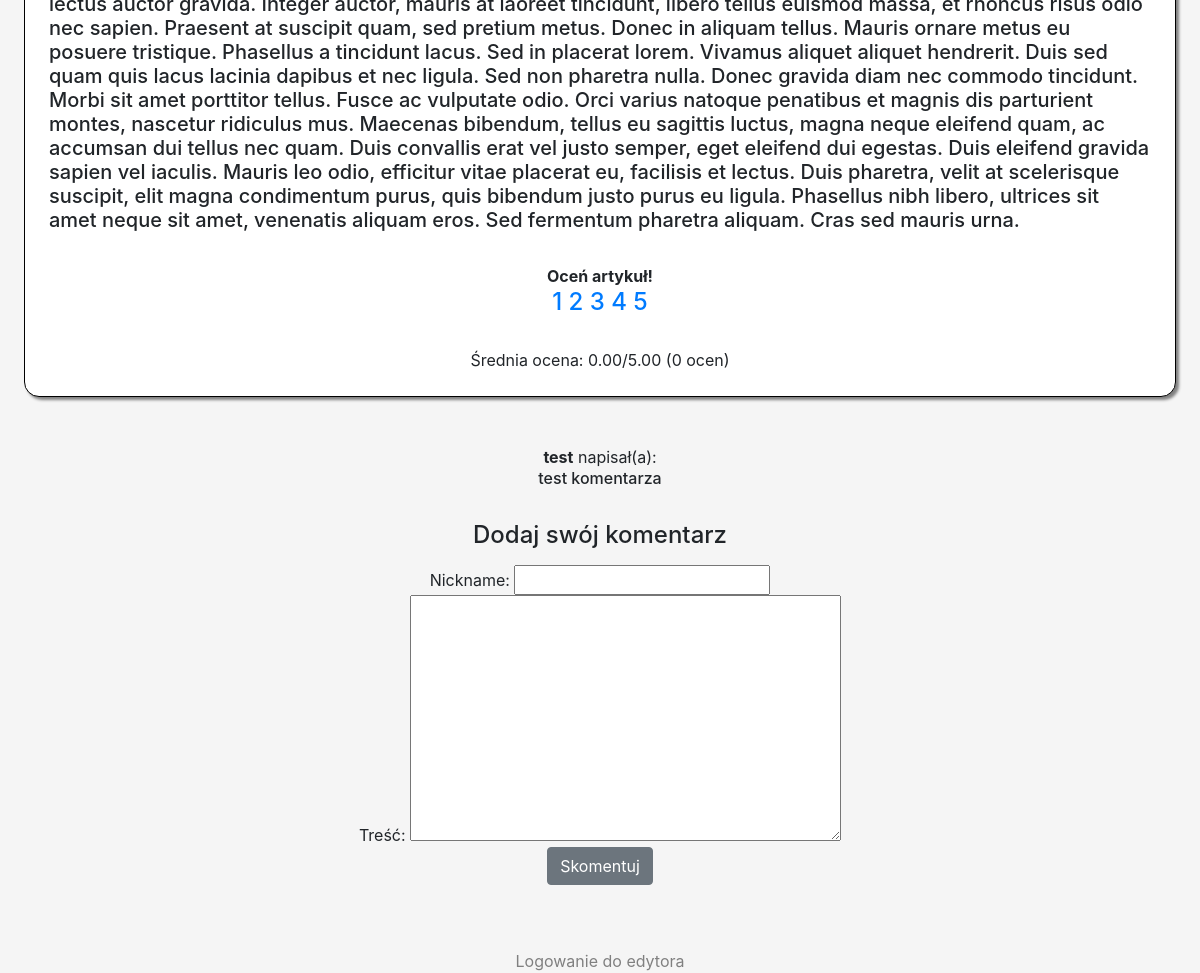
The app's page /article/1/ (lower part), older data.
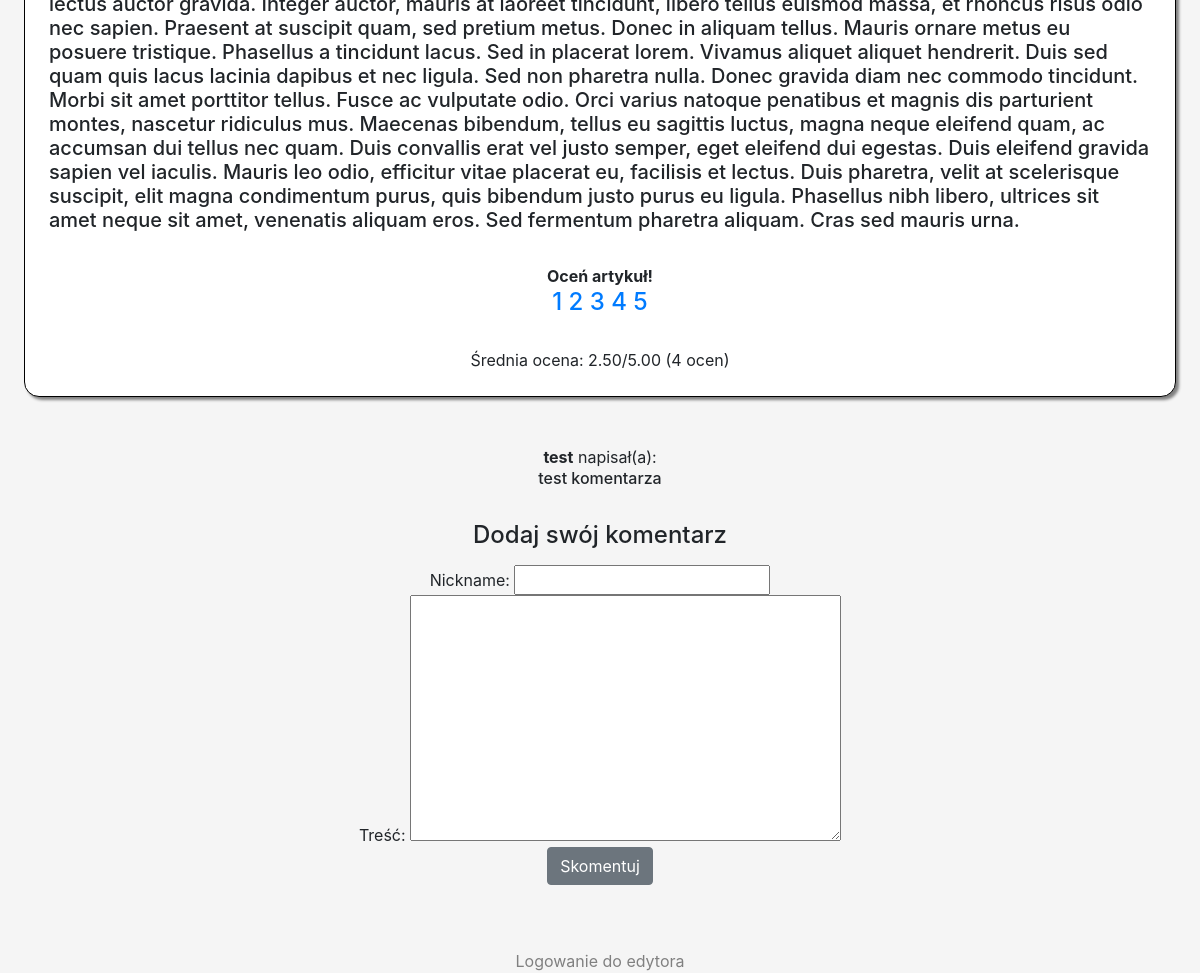
The same page, newer data.
### serwisInf/models.py (models this page shows)
class Rating(models.Model):
    article_id = models.ForeignKey(Article,unique=True, on_delete=models.CASCADE, primary_key=True)
    avg = models.DecimalField(max_digits=3, decimal_places=2)
    rating_count = models.IntegerField()

class Comment(models.Model):
    id = models.AutoField(primary_key=True)
    article_id = models.ForeignKey(Article, on_delete=models.CASCADE)
    username = models.CharField(max_length=128)
    content = models.TextField(max_length=2048)

### serwisInf/views.py (the view, shortened to what this page needs)
# urls.py: path('article/<int:articleId>/', getArticle, name='getArticle'),
def getArticle(request, articleId):
    try:
        article = Article.objects.get(id=articleId)
        comments = Comment.objects.filter(article_id=article)
        rating = None
        try:
            rating = Rating.objects.get(article_id=article)
        except Rating.DoesNotExist:
            rating = Rating(article_id=article, avg=0, rating_count=0)
            rating.save()
        form = CommentForm()
        topics = Topic.objects.all()
        return render(request, 'article.html', {
                'article': article,
                'comments': comments,
                'form': form,
                'rating': rating,
                'topics': topics,
            })
    except Article.DoesNotExist:
        return render(request, '404.html')
    except Exception as ex:
        template = "An excption of type {0} occurred. Arguments:\n{1!r}"
        message = template.format(type(ex).__name__, ex.args)
        print(message)

### serwisInf/forms.py
class CommentForm(ModelForm):
    class Meta:
        model = Comment
        fields = ['username', 'content']

### templates/article.html (shortened to what this page needs)
<!DOCTYPE html>
<html>
    <head>
        {% load static %}
        <link rel="stylesheet" href="{% static 'css/style.css' %}">
        <link rel="stylesheet" href="{% static 'css/bootstrap.min.css' %}">
        <link rel="stylesheet" href="{% static 'css/bootstrap.css' %}">
    </head>
    <body class="page">
        <div class="text-center">Tematy:</div><br>
          <div class="article">
            <h5>{{article.content}}</h3><br>
            <div class="text-center">
              <span><strong>Oceń artykuł!</strong></span><br>
              <h4> <a href="{% url 'articlerating' article.id 1 %}">1</a>
                <a href="{% url 'articlerating' article.id 2 %}">2</a>
                <a href="{% url 'articlerating' article.id 3 %}">3</a>
                <a href="{% url 'articlerating' article.id 4 %}">4</a>
                <a href="{% url 'articlerating' article.id 5 %}">5</a></h4><br>
                Średnia ocena: {{rating.avg}}/5.00 ({{rating.rating_count}} ocen)
             </div>
            </div>
          <div class="comments">
            {% for comment in comments %}
            <span class="comment">
                <span class="nickname"><strong>{{comment.username}}</strong> napisał(a): </span>
                <span class="content"><h6>{{comment.content}}</h6></span>
            </span>
            {% endfor %}
              <form method="POST" action="{% url 'getArticle' article.id %}"><div class="form-group">
                  {% csrf_token %} <br>
                <label for="exampleFormControlTextarea1"><h4>Dodaj swój komentarz</h3></label><br>
                Nickname: {{form.username}}<br>
                Treść: {{form.content}} <br>
                <button type="submit" class="btn btn-secondary">Skomentuj</button>
              </div>
            </form>
          </div>
    </body>
    <footer class="text-center"><a href="/accounts/login" style="color: grey">Logowanie do edytora</a></footer>
</html>

Row changes from the older to the newer data that the page shows:
changed Rating: avg "0.00" → "2.50"; rating_count "0" → "4"
